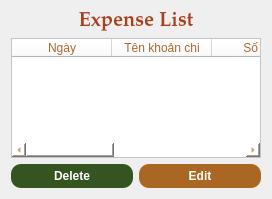
                     <widget class="QWidget" name="scrollAreaWidgetContents_3">
                      <property name="geometry">
                       <rect>
                        <x>0</x>
                        <y>0</y>
                        <width>272</width>
                        <height>199</height>
                       </rect>
                      </property>
                      <layout class="QVBoxLayout" name="verticalLayout_11">
                       <item>
                        <widget class="QLabel" name="label_38">
                         <property name="font">
                          <font>
                           <family>Palatino Linotype</family>
                           <pointsize>-1</pointsize>
                           <weight>75</weight>
                           <italic>false</italic>
                           <bold>true</bold>
                          </font>
                         </property>
                         <property name="styleSheet">
                          <string notr="true">background-color: transparent; /* Xóa nền trắng/mờ */

border: none;                 /* Xóa viền */    ; font-weight: bold;
color: rgb(170, 65, 23);
font-size: 20px;</string>
                         </property>
                         <property name="frameShadow">
                          <enum>QFrame::Plain</enum>
                         </property>
                         <property name="text">
                          <string>Expense List</string>
                         </property>
                         <property name="alignment">
                          <set>Qt::AlignCenter</set>
                         </property>
                        </widget>
                       </item>
                       <item>
                        <widget class="QTableWidget" name="tableExpenselist_3">
                         <property name="styleSheet">
                          <string notr="true">background-color: rgb(255, 255, 255);
color:  rgb(170, 104, 46);
font: 10pt &quot;Palatino Linotype&quot;;
</string>
                         </property>
                         <property name="verticalScrollBarPolicy">
                          <enum>Qt::ScrollBarAlwaysOff</enum>
                         </property>
                         <property name="horizontalScrollBarPolicy">
                          <enum>Qt::ScrollBarAlwaysOn</enum>
                         </property>
                         <property name="selectionBehavior">
                          <enum>QAbstractItemView::SelectRows</enum>
                         </property>
                         <attribute name="horizontalHeaderStretchLastSection">
                          <bool>true</bool>
                         </attribute>
                         <attribute name="verticalHeaderVisible">
                          <bool>false</bool>
                         </attribute>
                         <column>
                          <property name="text">
                           <string>Ngày</string>
                          </property>
                         </column>
                         <column>
                          <property name="text">
                           <string>Tên khoản chi</string>
                          </property>
                         </column>
                         <column>
                          <property name="text">
                           <string>Số tiền</string>
                          </property>
                         </column>
                         <column>
                          <property name="text">
                           <string>Danh mục</string>
                          </property>
                         </column>
                         <column>
                          <property name="text">
                           <string>Ghi chú</string>
                          </property>
                         </column>
                        </widget>
                       </item>
                       <item>
                        <layout class="QHBoxLayout" name="horizontalLayout_3">
                         <item>
                          <widget class="QPushButton" name="pushButton_delete">
                           <property name="styleSheet">
                            <string notr="true">QPushButton {
    background-color:rgb(52, 85, 32);; /* Màu tím đậm */
    color: white;
    border-radius: 10px;
    padding: 5px 15px;
    font-weight: bold;
}
QPushButton:hover {
    background-color: rgb(143, 143, 0); /* Sáng hơn khi di chuột vào */
}

</string>
                           </property>
                           <property name="text">
                            <string>Delete</string>
                           </property>
                           <property name="icon">
                            <iconset>
                             <normaloff>C:/Users/HP/Downloads/bin.png</normaloff>C:/Users/HP/Downloads/bin.png</iconset>
                           </property>
                           <property name="iconSize">
                            <size>
                             <width>20</width>
                             <height>15</height>
                            </size>
                           </property>
                          </widget>
                         </item>
                         <item>
                          <widget class="QPushButton" name="pushButton_edit">
                           <property name="styleSheet">
                            <string notr="true">QPushButton {
 background-color:rgb(170, 103, 35);
    color: white;
    border-radius: 10px;
    padding: 5px 15px;
    font-weight: bold;
}
QPushButton:hover {
    background-color: rgb(204, 148, 84); /* Sáng hơn khi di chuột vào */
}
</string>
                           </property>
                           <property name="text">
                            <string>Edit</string>
                           </property>
                           <property name="icon">
                            <iconset>
                             <normaloff>C:/Users/HP/Downloads/edit.png</normaloff>C:/Users/HP/Downloads/edit.png</iconset>
                           </property>
                           <property name="iconSize">
                            <size>
                             <width>20</width>
                             <height>15</height>
                            </size>
                           </property>
                          </widget>
                         </item>
                        </layout>
                       </item>
                      </layout>
                     </widget>
